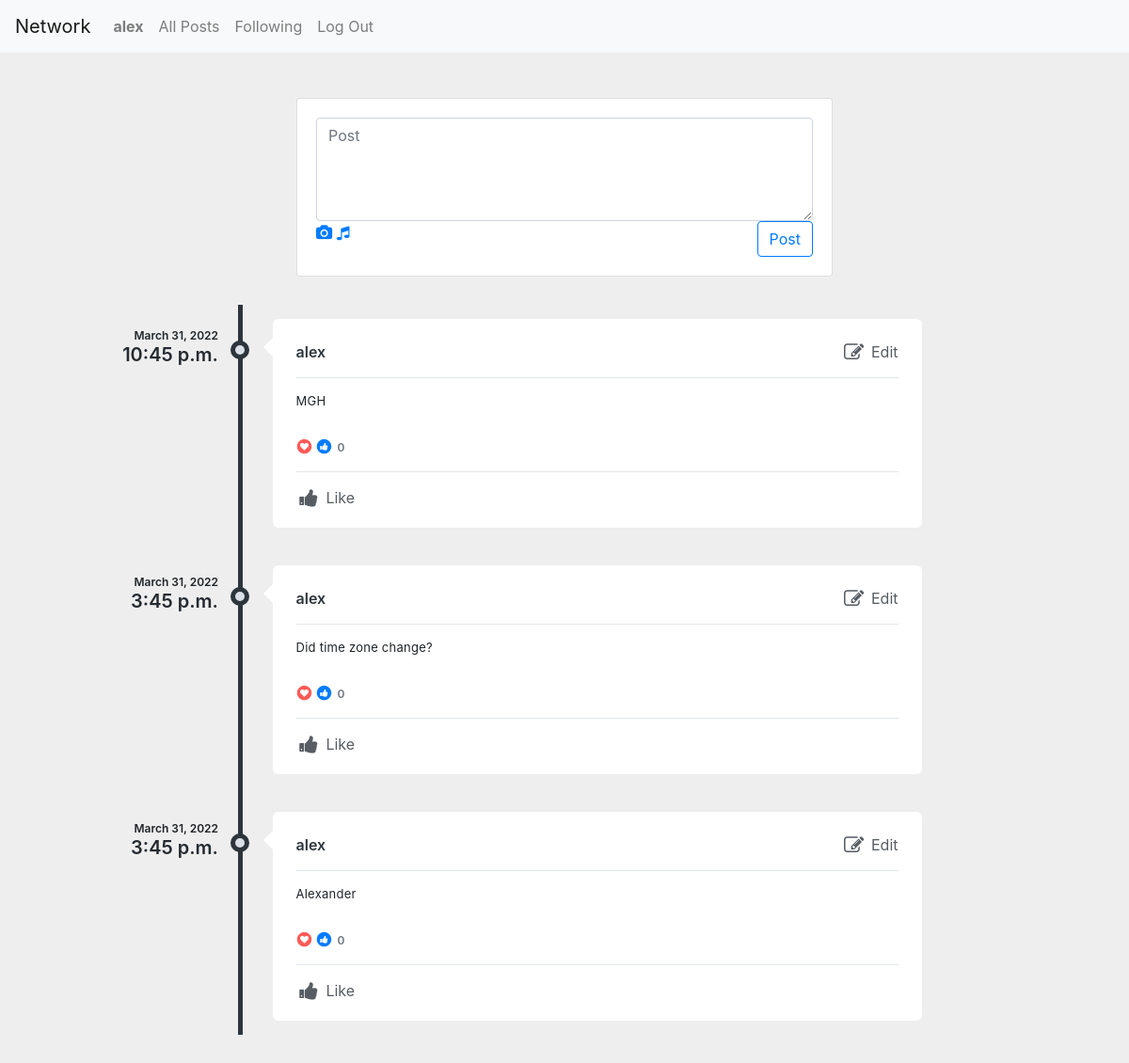
/ (signed in), run on the app's committed database.
### network/models.py (models this page shows, shortened)
class User(AbstractUser):
    pass

class Posts(models.Model):
    person = models.ForeignKey(User, on_delete=models.CASCADE)
    post = models.CharField(max_length=280)
    timestamp = models.DateTimeField(auto_now_add=True)
    likes = models.ManyToManyField(User, related_name= 'likes')
    def likes_as_flat_user_id_list(self):
        return self.likes.values_list('id', flat=True)

### network/views.py (the view)
# urls.py: path("", views.index, name="index"),
def index(request):
    get = Posts.objects.all().order_by('-id')
    paginator = Paginator(get, 10)
    page_number = request.GET.get('page')
    page_obj = paginator.get_page(page_number)
    return render(request, "network/index.html", {"page_obj": page_obj})

### network/templates/network/index.html (shortened to what this page needs)
{% extends "network/layout.html" %}
{% load static %}
{% block body %}
 <div class="col-lg-7 col-xl-6 mx-auto mt-5">
                <div class="card card-white grid-margin">
                    <div class="card-body">
                        <div class="post">
                            <form action="{% url 'posts' %}" method="post">
                            <textarea id ="text" name="text" class="form-control" placeholder="Post" rows="4"></textarea>
                            <div class="post-options">
                                <a href="#"><i class="fa fa-camera"></i></a>
                                <a href="#"><i class="fa fa-music"></i></a>
                                <button class="btn btn-outline-primary float-right">Post</button>
                            </div>
                            </form>
                        </div>
                    </div>
                </div>
   </div>
               <div class="profile-content">
               <div class="tab-content p-0">
                  <div class="tab-pane fade active show" id="profile-post">
                     <ul class="timeline">
                         {% for post in page_obj %}
                        <li>
                           <div class="timeline-time">
                              <span class="date">{{post.timestamp.date}}</span>
                              <span class="time">{{post.timestamp.time}}</span>
                           </div>
                           <div class="timeline-icon">
                              <a href="javascript:;">&nbsp;</a>
                           </div>
                           <div class="timeline-body">
                              <div class="timeline-header">
                                 <span class="username"><a href="{% url 'username' post.person %}">{{post.person}}</a> <small></small></span>
                                 {% if post.person.username == user.username %}
                                 <span class="pull-right"><a href="javascript:;" onclick="editpost('{{post.pk}}')" style="color: #575d63;" class="m-r-15 text-inverse-lighter"><i class="fa fa-edit fa-fw fa-lg m-r-3"></i> Edit</a></span>
                                 {% endif %}
                              </div>
                              <div class="timeline-content">
                                 <p data-id= "{{post.pk}}">
                                   {{post.post}}
                                 </p>
                              </div>
                              <div class="timeline-likes">
                                 <div class="stats">
                                    <span class="fa-stack fa-fw stats-icon">
                                    <i class="fa fa-circle fa-stack-2x text-danger"></i>
                                    <i class="fa fa-heart fa-stack-1x fa-inverse t-plus-1"></i>
                                    </span>
                                    <span class="fa-stack fa-fw stats-icon">
                                    <i class="fa fa-circle fa-stack-2x text-primary"></i>
                                    <i class="fa fa-thumbs-up fa-stack-1x fa-inverse"></i>
                                    </span>
                                    <span data-id= "{{post.pk}}6" class="stats-total">{{post.likes.count }} </span>
                                 </div>
                              </div>
                              <div class="timeline-footer">
                                 {% if request.user.id in post.likes_as_flat_user_id_list %}
                                 <a href="javascript:;" onclick="updatelike('{{post.pk}}')" data-id="{{post.pk}}7" class="alreadyliked m-r-15 text-inverse-lighter"><i class="fa fa-thumbs-up fa-fw fa-lg m-r-3"></i> Like</a>
                                 {% else %}
                                 <a href="javascript:;" onclick="updatelike('{{post.pk}}')" data-id="{{post.pk}}7" class="m-r-15 text-inverse-lighter"><i class="fa fa-thumbs-up fa-fw fa-lg m-r-3"></i> Like</a>
                                 {% endif %}
                              </div>
                           </div>
                           </li>
                           {% endfor%}
                        </ul>
{% endblock %}

### network/templates/network/layout.html (shortened to what this page needs)
{% load static %}
<!DOCTYPE html>
<html lang="en">
    <head>
<link rel="stylesheet" href="https://cdn.jsdelivr.net/npm/bootstrap@4.0.0/dist/css/bootstrap.min.css">
        <link href="{% static 'network/styles.css' %}" rel="stylesheet">
        <link rel="stylesheet" href="https://cdnjs.cloudflare.com/ajax/libs/font-awesome/4.7.0/css/font-awesome.min.css">
    </head>
    <body>
        <nav class="navbar navbar-expand-lg navbar-light bg-light">
            <a class="navbar-brand" href="#">Network</a>
          <div class="collapse navbar-collapse" id="navbarNavAltMarkup">
            <div>
              <ul class="navbar-nav mr-auto">
                {% if user.is_authenticated %}
                    <li class="nav-item">
                        <a class="nav-link" href="{% url 'username' user.username %}"><strong>{{ user.username }}</strong></a>
                    </li>
                {% endif %}
                <li class="nav-item">
                  <a class="nav-link" href="{% url 'index' %}">All Posts</a>
                </li>
                {% if user.is_authenticated %}
                    <li class="nav-item">
                        <a class="nav-link" href="{% url 'following' user.id %}">Following</a>
                    </li>
                    <li class="nav-item">
                        <a class="nav-link" href="{% url 'logout' %}">Log Out</a>
                    </li>
                {% endif %}
              </ul>
            </div>
            </div>
          </nav>
        <div class="body">
            {% block body %}
            {% endblock %}
        </div>
    </body>
</html>

### network/static/network/styles.css (style rules this page uses)
body { background:#eee; }
.b-minus-1, .b-minus-10, .b-minus-2, .b-minus-3, .b-minus-4, .b-minus-5, .b-minus-6, .b-minus-7, .b-minus-8, .b-minus-9, .b-plus-1, .b-plus-10, .b-plus-2, .b-plus-3, .b-plus-4, .b-plus-5, .b-plus-6, .b-plus-7, .b-plus-8, .b-plus-9, .l-minus-1, .l-minus-2, .l-minus-3, .l-minus-4, .l-minus-5, .l-minus-6, .l-minus-7, .l-minus-8, .l-minus-9, .l-plus-1, .l-plus-10, .l-plus-2, .l-plus-3, .l-plus-4, .l-plus-5, .l-plus-6, .l-plus-7, .l-plus-8, .l-plus-9, .r-minus-1, .r-minus-10, .r-minus-2, .r-minus-3, .r-minus-4, .r-minus-5, .r-minus-6, .r-minus-7, .r-minus-8, .r-minus-9, .r-plus-1, .r-plus-10, .r-plus-2, .r-plus-3, .r-plus-4, .r-plus-5, .r-plus-6, .r-plus-7, .r-plus-8, .r-plus-9, .t-minus-1, .t-minus-10, .t-minus-2, .t-minus-3, .t-minus-4, .t-minus-5, .t-minus-6, .t-minus-7, .t-minus-8, .t-minus-9, .t-plus-1, .t-plus-10, .t-plus-2, .t-plus-3, .t-plus-4, .t-plus-5, .t-plus-6, .t-plus-7, .t-plus-8, .t-plus-9 { position: relative!important }
.profile-content { padding: 25px; border-radius: 4px }
.profile-content:after, .profile-content:before { content: ''; display: table; clear: both }
.profile-content .tab-content, .profile-content .tab-pane { background: 0 0 }
.timeline { list-style-type: none; margin: 0; padding: 0; position: relative }
.timeline:before { content: ''; position: absolute; top: 5px; bottom: 5px; width: 5px; background: #2d353c; left: 20%; margin-left: -2.5px }
.timeline>li { position: relative; min-height: 50px; padding: 20px 0 }
.timeline .timeline-time { position: absolute; left: 0; width: 18%; text-align: right; top: 30px }
.timeline .timeline-time .date, .timeline .timeline-time .time { display: block; font-weight: 600 }
.timeline .timeline-time .date { line-height: 16px; font-size: 12px }
.timeline .timeline-time .time { line-height: 24px; font-size: 20px; color: #242a30 }
.timeline .timeline-icon { left: 15%; position: absolute; width: 10%; text-align: center; top: 40px }
.timeline .timeline-icon a { text-decoration: none; width: 20px; height: 20px; display: inline-block; border-radius: 20px; background: #d9e0e7; line-height: 10px; color: #fff; font-size: 14px; border: 5px solid #2d353c; transition: border-color .2s linear }
.timeline .timeline-body { margin-left: 23%; margin-right: 17%; background: #fff; position: relative; padding: 20px 25px; border-radius: 6px }
.timeline .timeline-body:before { content: ''; display: block; position: absolute; border: 10px solid transparent; border-right-color: #fff; left: -20px; top: 20px }
.timeline .timeline-body>div+div { margin-top: 15px }
.timeline .timeline-body>div+div:last-child { margin-bottom: -20px; padding-bottom: 20px; border-radius: 0 0 6px 6px }
.timeline-header { padding-bottom: 10px; border-bottom: 1px solid #e2e7eb; line-height: 30px }
.timeline-header .username { font-size: 16px; font-weight: 600 }
.timeline-header .username, .timeline-header .username a { color: #2d353c }
.timeline-content { letter-spacing: .25px; line-height: 18px; font-size: 13px }
.timeline-content:after, .timeline-content:before { content: ''; display: table; clear: both }
.timeline-footer { background: #fff; border-top: 1px solid #e2e7ec; padding-top: 15px }
.timeline-footer a:not(.btn) { color: #575d63 }
.timeline-likes { color: #6d767f; font-weight: 600; font-size: 12px }
.timeline-likes .stats-total { display: inline-block; line-height: 20px }
.timeline-likes .stats-icon { float: left; margin-right: 5px; font-size: 9px }
.timeline-likes .stats-icon+.stats-icon { margin-left: -2px }
.text-danger, .text-red { color: #ff5b57!important; }

### data on the page
User: username "alex"
Posts: timestamp "March 31, 2022", timestamp.time "10:45 p.m.", person "alex", post "MGH", likes.count "0"
Posts: timestamp "March 31, 2022", timestamp.time "3:45 p.m.", person "alex", post "Did time zone change?", likes.count "0"
Posts: timestamp "March 31, 2022", timestamp.time "3:45 p.m.", person "alex", post "Alexander", likes.count "0"
